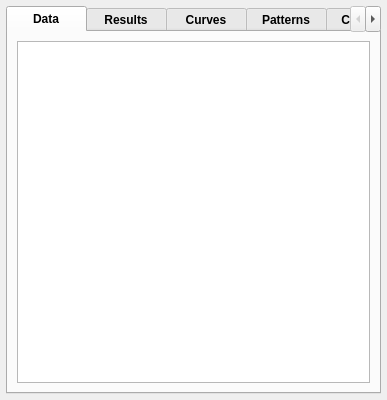
<?xml version="1.0" encoding="UTF-8"?>
<ui version="4.0">
 <class>gsDockWidget</class>
 <widget class="QgsDockWidget" name="gsDockWidget">
  <property name="geometry">
   <rect>
    <x>0</x>
    <y>0</y>
    <width>387</width>
    <height>400</height>
   </rect>
  </property>
  <property name="sizePolicy">
   <sizepolicy hsizetype="Preferred" vsizetype="Minimum">
    <horstretch>0</horstretch>
    <verstretch>0</verstretch>
   </sizepolicy>
  </property>
  <property name="minimumSize">
   <size>
    <width>220</width>
    <height>325</height>
   </size>
  </property>
  <property name="maximumSize">
   <size>
    <width>524287</width>
    <height>524287</height>
   </size>
  </property>
  <!-- Increase main window title size to 14 points and keep bold -->
  <property name="font">
   <font>
    <pointsize>14</pointsize>
    <weight>75</weight>
    <bold>true</bold>
   </font>
  </property>
  <widget class="QWidget" name="dockWidgetContents">
   <layout class="QVBoxLayout" name="verticalLayout">
    <property name="spacing">
     <number>6</number>
    </property>
    <property name="leftMargin">
     <number>6</number>
    </property>
    <property name="topMargin">
     <number>6</number>
    </property>
    <property name="rightMargin">
     <number>6</number>
    </property>
    <property name="bottomMargin">
     <number>6</number>
    </property>
    <item>
     <widget class="QTabWidget" name="tabWidget">
      <!-- Updated stylesheet for tab titles -->
      <property name="styleSheet">
       <string notr="true">QTabBar::tab { font-weight: bold; min-width: 80px; }</string>
      </property>
      <property name="currentIndex">
       <number>0</number>
      </property>
      <widget class="QWidget" name="tabData">
       <attribute name="title">
        <string>Data</string>
       </attribute>
       <layout class="QVBoxLayout" name="verticalLayout_2">
        <item>
         <widget class="QTableWidget" name="dataTableWidget"/>
        </item>
       </layout>
      </widget>
      <widget class="QWidget" name="tabResults">
       <attribute name="title">
        <string>Results</string>
       </attribute>
       <layout class="QHBoxLayout" name="horizontalLayout">
        <item>
         <layout class="QFormLayout" name="formLayout">
          <item row="1" column="1">
           <widget class="QSlider" name="horizontalSlider">
            <property name="orientation">
             <enum>Qt::Horizontal</enum>
            </property>
           </widget>
          </item>
          <item row="2" column="1">
           <widget class="QTableWidget" name="tableWidget"/>
          </item>
          <item row="0" column="1">
           <widget class="QLabel" name="label">
            <property name="sizePolicy">
             <sizepolicy hsizetype="Preferred" vsizetype="Fixed">
              <horstretch>0</horstretch>
              <verstretch>0</verstretch>
             </sizepolicy>
            </property>
            <property name="text">
             <string>Day 1, 15:10</string>
            </property>
            <property name="textFormat">
             <enum>Qt::PlainText</enum>
            </property>
            <property name="alignment">
             <set>Qt::AlignCenter</set>
            </property>
           </widget>
          </item>
         </layout>
        </item>
       </layout>
      </widget>
      <widget class="QWidget" name="tabCurves">
       <attribute name="title">
        <string>Curves</string>
       </attribute>
      </widget>
      <widget class="QWidget" name="tabPatterns">
       <attribute name="title">
        <string>Patterns</string>
       </attribute>
      </widget>
      <widget class="QWidget" name="tabControls">
       <attribute name="title">
        <string>Controls</string>
       </attribute>
      </widget>
     </widget>
    </item>
   </layout>
  </widget>
 </widget>
 <customwidgets>
  <customwidget>
   <class>QgsDockWidget</class>
   <extends>QDockWidget</extends>
   <header>qgsdockwidget.h</header>
   <container>1</container>
  </customwidget>
 </customwidgets>
 <resources/>
 <connections/>
</ui>
